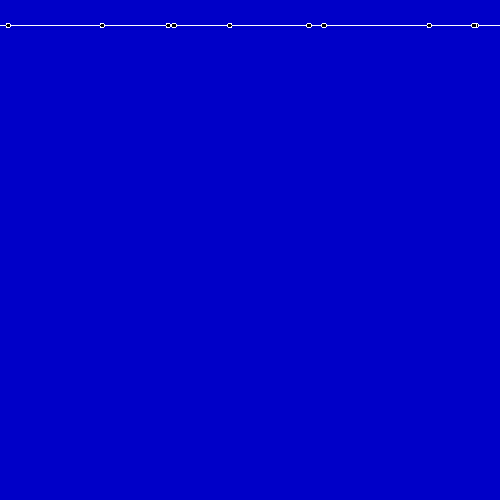
Frame 1 (no input)
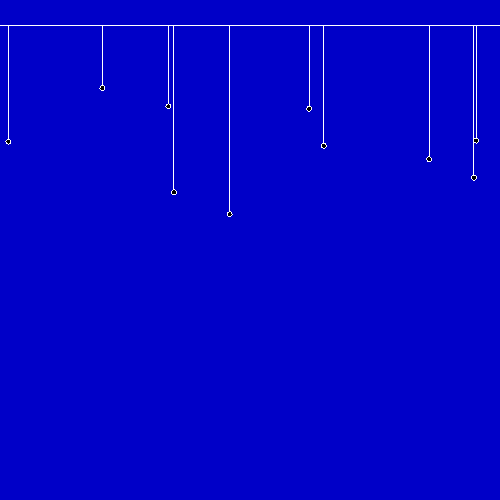
Frame 60 (the mouse pressed at the canvas centre just before this capture)
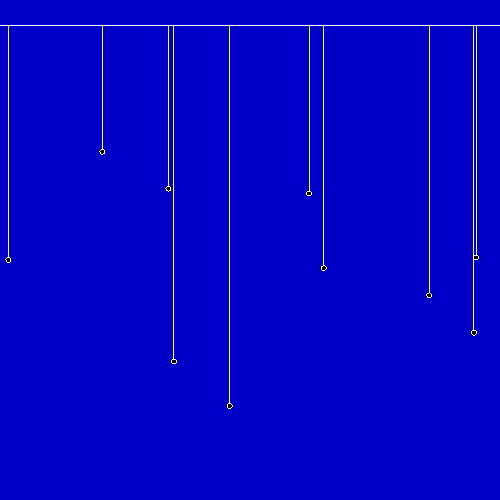
Frame 120 (the mouse held since frame 60 and released just before this capture)

The Processing sketch that drew these frames (run headless with seeded random() and noise(); from frame 60 on, the mouse is pressed at the canvas centre):

// Processing sketch: vertSpiders
// ── vertSpiders.pde
//FALLING SPIDERS
////////////////////////////////////////////////////////////////////////
final int Num=10;//How many spiders
final float minv=10;//The slightest movement of the spider
final float maxv=50;//What the greatest movement of the spider

float[] h=new float[Num];//Vertical position
float[] x=new float[Num];//Horizontal position
float[] v=new float[Num];//Vertical speed in pixels per second!

float y0=0;      //Starting height = height/D;
final int FR=10; //How many frames per second

void setup()
{
  size(500,500);
  y0=height/20;
  
  noSmooth();
  frameRate(FR);
  stroke(255);
  fill(0);
    
  for(int i=0;i<Num;i++)//Initialize Positions and Speeds
  {
    h[i]=y0;  //Initial vertical position         
    x[i]=random(width);//Horizontal position
    v[i]=random(minv,maxv);//Vertical speed
  }
}
              
void draw()
{
  //Visualisation
  background(0,0,200);//rgB
  line(0,y0,width,y0);//horizontal "rope"
  
  for(int i=0;i<Num;i++)//Visualisation
    if(h[i]<height-3)
    {
      line(x[i],y0,x[i],h[i]);
      ellipse(x[i],h[i],5,5);
    }
    else
    {
      ellipse(x[i],h[i],7,3);
      v[i]=0;
    }
  
  for(int i=0;i<Num;i++)//Change of positions
  {
    h[i]+=v[i]/FR;//Speed is in pixels per second!
  }
}
